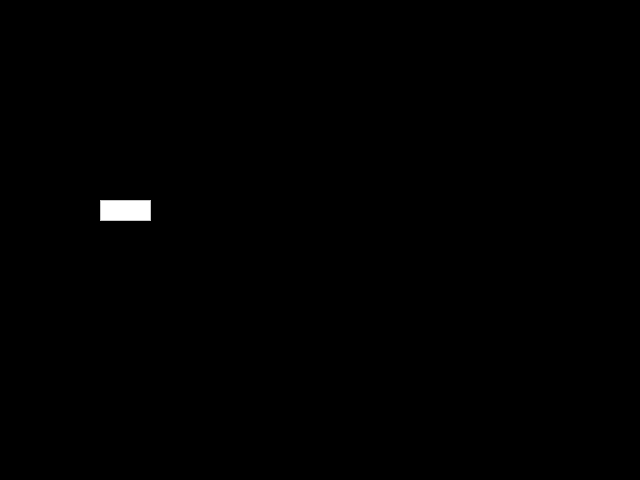
Frame 1 (no input)
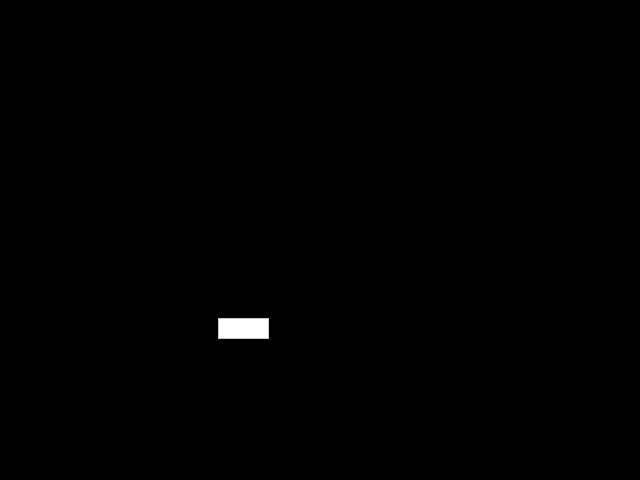
Frame 60 (the mouse pressed at the canvas centre just before this capture)
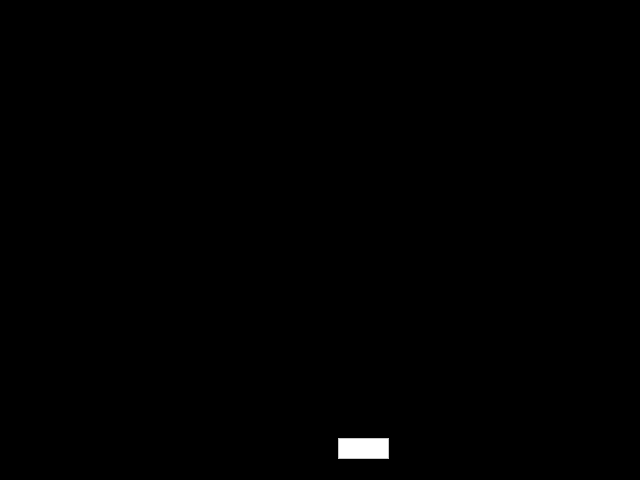
Frame 120 (the mouse held since frame 60 and released just before this capture)

The Processing sketch that drew these frames (run headless with seeded random() and noise(); from frame 60 on, the mouse is pressed at the canvas centre):

// Processing sketch: processing_93394
// ── processing_93394.pde

int i=0;
int x=100,y= 200;
int x_speed = 2;
int y_speed = 2;
void setup() {
size(640,480);
stroke(200);
}


void draw() {
  background(0);
  i+=1;
  println(i);
  rect(x,y,50,20);
  x= x+x_speed;
  if ((x > width) || ( x <= 0 ))
  x_speed = -x_speed;
  y=y+y_speed;
  if((y > height) || ( y<=0))
  y_speed = -y_speed;
}
